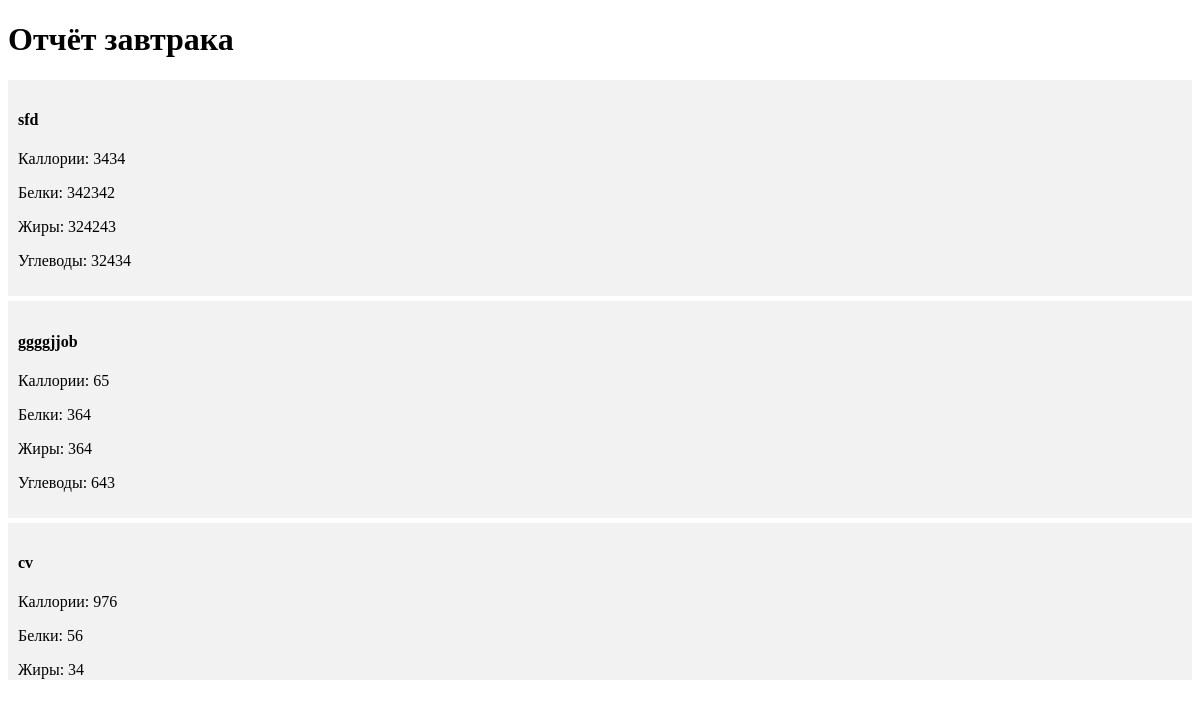
The page /report/ on the database its author committed.
### webflut/models.py (models this page shows)
class Add_Product(models.Model):
    name = models.TextField()
    calories_in = models.TextField()
    proteins = models.TextField()
    fats = models.TextField()
    carbohydrates = models.TextField()

### webflut/views.py (the view)
# urls.py: path('report/', views.report, name='report'),
def report(request):
    breakfast_products = Breakfast_Products.objects.all()
    products = [bp.product for bp in breakfast_products]
    return render(request, 'report.html', {'products': products})

### webflut/templates/report.html (shortened to what this page needs)
{% load static %}
<!DOCTYPE html>
<html lang="en">
<head>
    <link href="{% static 'css/main.css' %}" rel="stylesheet">
</head>
<body>
<h1>Отчёт завтрака</h1>
<div class="product-container">
{% for product in products %}
  <div class="product-item">
    <h4>{{ product.name }}</h4>
    <p>Каллории: {{ product.calories_in }}</p>
    <p>Белки: {{ product.proteins }}</p>
    <p>Жиры: {{ product.fats }}</p>
    <p>Углеводы: {{ product.carbohydrates }}</p>
  </div>
{% empty %}
  <p>Ничего не найдено</p>
{% endfor %}
</div>
</body>
</html>

### webflut/static/css/main.css (style rules this page uses)
.product-container { max-height: 600px; overflow-y: auto; }
.product-item { background-color: #f2f2f2; margin-bottom: 5px; padding: 10px; }

### rows shown on the page
Add_Product: name "sfd", calories_in "3434", proteins "342342", fats "324243", carbohydrates "32434"
Add_Product: name "ggggjjob", calories_in "65", proteins "364", fats "364", carbohydrates "643"
Add_Product: name "cv", calories_in "976", proteins "56", fats "34"
